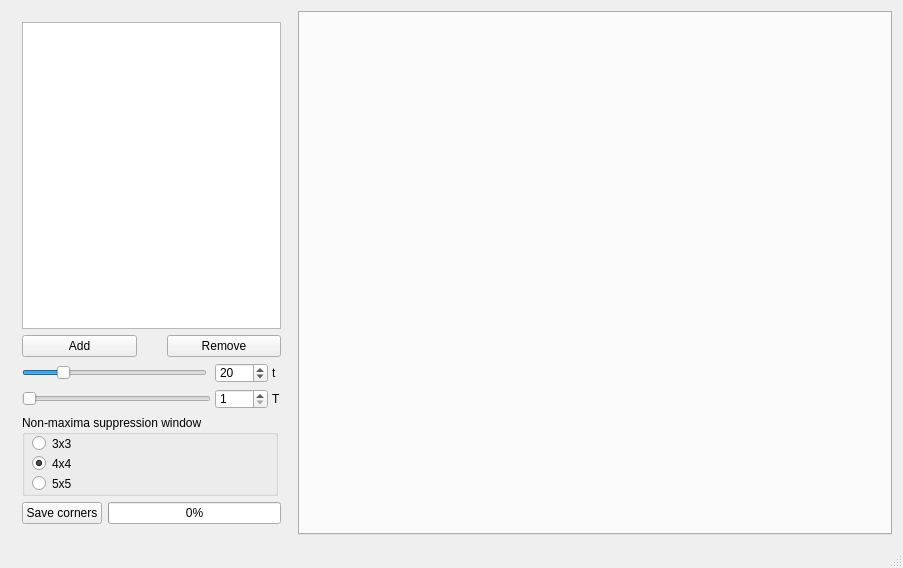
<?xml version="1.0" encoding="UTF-8"?>
<ui version="4.0">
 <class>SusanForm</class>
 <widget class="QMainWindow" name="SusanForm">
  <property name="geometry">
   <rect>
    <x>0</x>
    <y>0</y>
    <width>903</width>
    <height>568</height>
   </rect>
  </property>
  <property name="windowTitle">
   <string>SUSAN-2D Corner Detector</string>
  </property>
  <property name="windowIcon">
   <iconset resource="truecornerdetector.qrc">
    <normaloff>:/icons/icon.ico</normaloff>:/icons/icon.ico</iconset>
  </property>
  <widget class="QWidget" name="centralWidget">
   <layout class="QHBoxLayout" name="horizontalLayout_4">
    <item>
     <widget class="QWidget" name="widget" native="true">
      <property name="maximumSize">
       <size>
        <width>281</width>
        <height>16777215</height>
       </size>
      </property>
      <layout class="QHBoxLayout" name="horizontalLayout_2">
       <item>
        <layout class="QVBoxLayout" name="verticalLayout">
         <item>
          <widget class="QListWidget" name="fileListWidget">
           <property name="dragEnabled">
            <bool>false</bool>
           </property>
           <property name="selectionMode">
            <enum>QAbstractItemView::ExtendedSelection</enum>
           </property>
           <property name="textElideMode">
            <enum>Qt::ElideRight</enum>
           </property>
          </widget>
         </item>
         <item>
          <layout class="QHBoxLayout" name="horizontalLayout">
           <property name="spacing">
            <number>30</number>
           </property>
           <item>
            <widget class="QPushButton" name="addButton">
             <property name="text">
              <string>Add</string>
             </property>
            </widget>
           </item>
           <item>
            <widget class="QPushButton" name="removeButton">
             <property name="text">
              <string>Remove</string>
             </property>
            </widget>
           </item>
          </layout>
         </item>
         <item>
          <layout class="QGridLayout" name="gridLayout">
           <property name="horizontalSpacing">
            <number>4</number>
           </property>
           <property name="verticalSpacing">
            <number>6</number>
           </property>
           <item row="0" column="0">
            <widget class="QSlider" name="sliderT">
             <property name="maximumSize">
              <size>
               <width>185</width>
               <height>22</height>
              </size>
             </property>
             <property name="minimum">
              <number>0</number>
             </property>
             <property name="maximum">
              <number>100</number>
             </property>
             <property name="value">
              <number>20</number>
             </property>
             <property name="orientation">
              <enum>Qt::Horizontal</enum>
             </property>
            </widget>
           </item>
           <item row="1" column="0">
            <widget class="QSlider" name="sliderW">
             <property name="maximumSize">
              <size>
               <width>16777215</width>
               <height>22</height>
              </size>
             </property>
             <property name="minimum">
              <number>1</number>
             </property>
             <property name="maximum">
              <number>1850</number>
             </property>
             <property name="value">
              <number>1</number>
             </property>
             <property name="orientation">
              <enum>Qt::Horizontal</enum>
             </property>
            </widget>
           </item>
           <item row="1" column="2">
            <widget class="QLabel" name="label">
             <property name="text">
              <string>T</string>
             </property>
            </widget>
           </item>
           <item row="0" column="2">
            <widget class="QLabel" name="label_2">
             <property name="text">
              <string>t</string>
             </property>
            </widget>
           </item>
           <item row="0" column="1">
            <widget class="QSpinBox" name="spinBoxT">
             <property name="maximumSize">
              <size>
               <width>53</width>
               <height>20</height>
              </size>
             </property>
             <property name="maximum">
              <number>100</number>
             </property>
             <property name="value">
              <number>20</number>
             </property>
            </widget>
           </item>
           <item row="1" column="1">
            <widget class="QSpinBox" name="spinBoxFinalT">
             <property name="maximumSize">
              <size>
               <width>53</width>
               <height>20</height>
              </size>
             </property>
             <property name="minimum">
              <number>1</number>
             </property>
             <property name="maximum">
              <number>1850</number>
             </property>
             <property name="value">
              <number>1</number>
             </property>
            </widget>
           </item>
          </layout>
         </item>
         <item>
          <widget class="QGroupBox" name="gboxWindow">
           <property name="minimumSize">
            <size>
             <width>256</width>
             <height>81</height>
            </size>
           </property>
           <property name="maximumSize">
            <size>
             <width>256</width>
             <height>16777215</height>
            </size>
           </property>
           <property name="autoFillBackground">
            <bool>true</bool>
           </property>
           <property name="title">
            <string>Non-maxima suppression window</string>
           </property>
           <widget class="QRadioButton" name="radN1">
            <property name="geometry">
             <rect>
              <x>10</x>
              <y>20</y>
              <width>82</width>
              <height>17</height>
             </rect>
            </property>
            <property name="text">
             <string>3x3</string>
            </property>
            <property name="checked">
             <bool>false</bool>
            </property>
           </widget>
           <widget class="QRadioButton" name="radN3">
            <property name="geometry">
             <rect>
              <x>10</x>
              <y>60</y>
              <width>82</width>
              <height>17</height>
             </rect>
            </property>
            <property name="text">
             <string>5x5</string>
            </property>
           </widget>
           <widget class="QRadioButton" name="radN2">
            <property name="geometry">
             <rect>
              <x>10</x>
              <y>40</y>
              <width>82</width>
              <height>17</height>
             </rect>
            </property>
            <property name="text">
             <string>4x4</string>
            </property>
            <property name="checked">
             <bool>true</bool>
            </property>
           </widget>
          </widget>
         </item>
         <item>
          <layout class="QHBoxLayout" name="horizontalLayout_3">
           <item>
            <widget class="QPushButton" name="saveButton">
             <property name="maximumSize">
              <size>
               <width>108</width>
               <height>23</height>
              </size>
             </property>
             <property name="text">
              <string>Save corners</string>
             </property>
            </widget>
           </item>
           <item>
            <widget class="QProgressBar" name="progressBar">
             <property name="value">
              <number>0</number>
             </property>
             <property name="alignment">
              <set>Qt::AlignLeading|Qt::AlignLeft|Qt::AlignVCenter</set>
             </property>
             <property name="textVisible">
              <bool>true</bool>
             </property>
            </widget>
           </item>
          </layout>
         </item>
        </layout>
       </item>
      </layout>
      <zorder></zorder>
     </widget>
    </item>
    <item>
     <widget class="QTabWidget" name="viewTabs">
      <property name="currentIndex">
       <number>-1</number>
      </property>
     </widget>
    </item>
   </layout>
  </widget>
  <widget class="QStatusBar" name="statusBar"/>
  <action name="actionExit">
   <property name="text">
    <string>Exit</string>
   </property>
  </action>
 </widget>
 <layoutdefault spacing="6" margin="11"/>
 <tabstops>
  <tabstop>fileListWidget</tabstop>
 </tabstops>
 <resources>
  <include location="truecornerdetector.qrc"/>
 </resources>
 <connections>
  <connection>
   <sender>sliderT</sender>
   <signal>valueChanged(int)</signal>
   <receiver>spinBoxT</receiver>
   <slot>setValue(int)</slot>
   <hints>
    <hint type="sourcelabel">
     <x>116</x>
     <y>412</y>
    </hint>
    <hint type="destinationlabel">
     <x>268</x>
     <y>411</y>
    </hint>
   </hints>
  </connection>
  <connection>
   <sender>spinBoxT</sender>
   <signal>valueChanged(int)</signal>
   <receiver>sliderT</receiver>
   <slot>setValue(int)</slot>
   <hints>
    <hint type="sourcelabel">
     <x>268</x>
     <y>411</y>
    </hint>
    <hint type="destinationlabel">
     <x>127</x>
     <y>412</y>
    </hint>
   </hints>
  </connection>
  <connection>
   <sender>sliderW</sender>
   <signal>valueChanged(int)</signal>
   <receiver>spinBoxFinalT</receiver>
   <slot>setValue(int)</slot>
   <hints>
    <hint type="sourcelabel">
     <x>111</x>
     <y>432</y>
    </hint>
    <hint type="destinationlabel">
     <x>244</x>
     <y>430</y>
    </hint>
   </hints>
  </connection>
  <connection>
   <sender>spinBoxFinalT</sender>
   <signal>valueChanged(int)</signal>
   <receiver>sliderW</receiver>
   <slot>setValue(int)</slot>
   <hints>
    <hint type="sourcelabel">
     <x>237</x>
     <y>438</y>
    </hint>
    <hint type="destinationlabel">
     <x>93</x>
     <y>435</y>
    </hint>
   </hints>
  </connection>
 </connections>
</ui>
